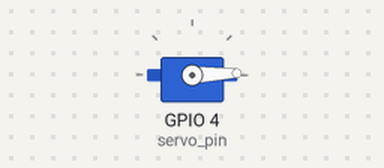
Simulated run of this program. Board: Raspberry Pi (BCM pin numbers). Shown: servo. Servo angles are drawn from the pulse width (0.5 ms = 0°, 2.5 ms = 180°); what the program prints to the terminal is not drawn.

Above: at 0.05 s.
At 1.75 s:
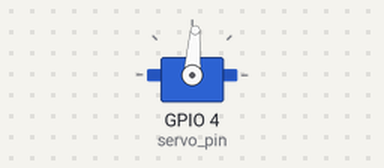
At 3.5 s:
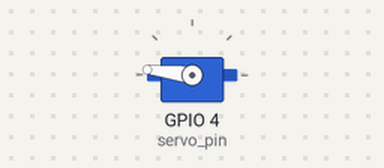
At 6.95 s:
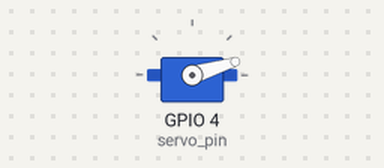
Timing chart, 0 to 9.5 s (numbered marks = the images above):
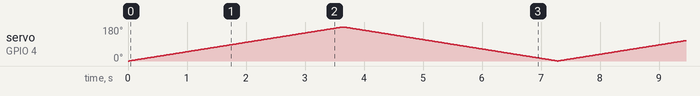

The program:

actuator.py
```python
import RPi.GPIO as GPIO
import time

# 设置GPIO模式为BCM编码方式
GPIO.setmode(GPIO.BCM)

# 设置GPIO引脚4为输出模式
servo_pin = 4
GPIO.setup(servo_pin, GPIO.OUT)

# 创建PWM对象，设置频率为100Hz（舵机内是20ms的周期）
pwm = GPIO.PWM(servo_pin,100)

# 启动PWM信号输出
pwm.start(0)

# [-90,0] -> [0.5ms,1.5ms]
# (0,90] -> [1.5ms,2.5ms]
def get_duty_cycle(angle):
    return angle / 9 + 15 # 可以发现角度和占空比的对应是线性函数

try:
    while True:
        for angle in range(-90, 91, 1):
            print(f"舵机左转{angle}度")
            pwm.ChangeDutyCycle(get_duty_cycle(angle))
            time.sleep(0.02)
        for angle in range(90, -90, -1):
            print(f"舵机右转{angle}度")
            pwm.ChangeDutyCycle(get_duty_cycle(angle))
            time.sleep(0.02)

except KeyboardInterrupt:
    pwm.ChangeDutyCycle(get_duty_cycle(0)) # 回正（0度）
    time.sleep(0.7) # 回正需要时间
    # 停止PWM信号输出
    pwm.stop()
    # 清除GPIO引脚状态
    GPIO.cleanup()
```
